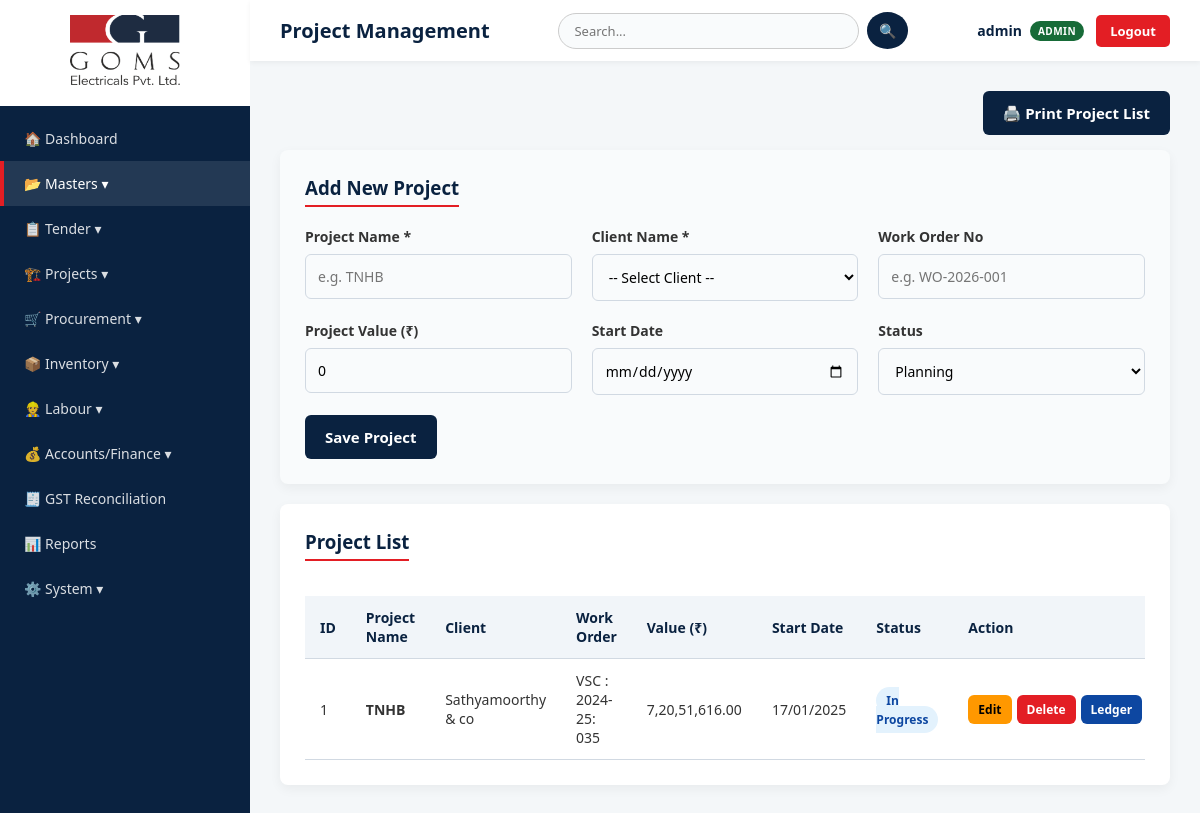
Screenshot of /projects (signed in) with the database file from the repository.
### tables this page shows
CREATE TABLE projects (id INTEGER PRIMARY KEY AUTOINCREMENT, project_name TEXT NOT NULL, client_name TEXT NOT NULL, work_order TEXT, project_value REAL DEFAULT 0, start_date TEXT, status TEXT DEFAULT 'Planning');

### app.py (the view, shortened to what this page needs)
@app.route("/projects", methods=["GET", "POST"])
def projects():
    if not session.get("username"): return redirect(url_for("login"))
    conn = get_db()
    pl = conn.execute("SELECT * FROM projects ORDER BY id DESC").fetchall()
    d = conn.execute("SELECT party_name FROM parties WHERE party_type='Debtor' ORDER BY party_name").fetchall()
    conn.close(); return render_template("projects.html", projects=pl, debtors=d)

### app.py (called while the page is built, shortened)
@app.after_request
def add_header(response):
    response.headers["Cache-Control"] = "no-cache, no-store, must-revalidate, public, max-age=0"
    response.headers["Pragma"] = "no-cache"
    response.headers["Expires"] = "0"
    return response

@app.template_filter('dateformat')
def dateformat(value, format='%d/%m/%Y'):
    if not value: return "-"
    try: return datetime.strptime(value, '%Y-%m-%d').strftime(format)
    except: return value

@app.template_filter('inr')
def format_inr(number):
    if number is None: return "0.00"
    try: number = float(number)
    except: return "0.00"
    is_negative = False
    if number < 0:
        is_negative = True
        number = abs(number)
    s = f"{number:.2f}"
    integer_part, decimal_part = s.split(".")
    if len(integer_part) > 3:
        last_three = integer_part[-3:]
        remaining = integer_part[:-3]
        groups = []
        while len(remaining) > 2:
            groups.insert(0, remaining[-2:])
            remaining = remaining[:-2]
        if remaining: groups.insert(0, remaining)
        formatted_integer = ",".join(groups) + "," + last_three
    else: formatted_integer = integer_part
    result = formatted_integer + "." + decimal_part
    if is_negative: result = "-" + result
    return result

def get_db():
    conn = sqlite3.connect(DATABASE, timeout=20)
    conn.row_factory = sqlite3.Row
    return conn

@app.before_request
def restrict_site_supervisor():
    if not session.get("username"): return

### templates/projects.html (shortened to what this page needs)
{% extends "base.html" %}
{% block page_title %}Project Management{% endblock %}
{% block content %}
<div class="no-print" style="text-align: right; margin-bottom: 15px;">
    <button onclick="window.print()" class="btn" style="background: #0a2240;">🖨️ Print Project List</button>
</div>
<div class="print-section">
    <div class="card no-print" style="margin-bottom: 20px; background: #f9fbfc;">
        <h3>Add New Project</h3>
        <form method="POST">
            <div class="grid-3">
                <div>
                    <label>Project Name *</label>
                    <input type="text" name="project_name" required placeholder="e.g. TNHB">
                </div>
                <div>
                    <label>Client Name *</label>
                    <select name="client_name" required>
                        <option value="">-- Select Client --</option>
                    </select>
                </div>
                <div>
                    <label>Work Order No</label>
                    <input type="text" name="work_order" placeholder="e.g. WO-2026-001">
                </div>
                <div>
                    <label>Project Value (₹)</label>
                    <input type="number" name="project_value" step="0.01" value="0">
                </div>
                <div>
                    <label>Start Date</label>
                    <input type="date" name="start_date">
                </div>
                <div>
                    <label>Status</label>
                    <select name="status">
                        <option value="Planning">Planning</option>
                    </select>
                </div>
            </div>
            <button type="submit" class="btn" style="margin-top: 20px;">Save Project</button>
        </form>
    </div>
    <div class="card">
        <h3>Project List</h3>
        <div class="table-wrap">
            <table>
                <thead>
                    <tr>
                        <th>ID</th>
                        <th>Project Name</th>
                        <th>Client</th>
                        <th>Work Order</th>
                        <th>Value (₹)</th>
                        <th>Start Date</th>
                        <th>Status</th>
                        <th class="no-print">Action</th>
                    </tr>
                </thead>
                <tbody>
                    {% for p in projects %}
                    <tr>
                        <td>{{ p['id'] }}</td>
                        <td><strong>{{ p['project_name'] }}</strong></td>
                        <td>{{ p['client_name'] }}</td>
                        <td>{{ p['work_order'] or '-' }}</td>
                        <td>{{ (p['project_value'] or 0) | inr }}</td>
                        <td>{{ p['start_date'] | dateformat }}</td>
                        <td>
                            <span style="padding: 5px 10px; border-radius: 20px; font-size: 12px; font-weight: bold;
                            background: {% if p['status'] == 'Completed' %}#e0f5e8{% elif p['status'] == 'In Progress' %}#e3f2fd{% elif p['status'] == 'On Hold' %}#fff3e0{% else %}#f1f5f9{% endif %};
                            color: {% if p['status'] == 'Completed' %}#176b38{% elif p['status'] == 'In Progress' %}#0d47a1{% elif p['status'] == 'On Hold' %}#e65100{% else %}#333{% endif %};">
                                {{ p['status'] }}
                            </span>
                        </td>
                        <td class="no-print">
                            <div style="display: flex; gap: 5px;">
                                <a href="{{ url_for('edit_project', id=p['id']) }}" class="btn" style="padding: 6px 10px; font-size: 12px; background: #ff9800; color: #000;">Edit</a>
                                <a href="{{ url_for('delete_project', id=p['id']) }}" class="btn" style="padding: 6px 10px; font-size: 12px; background: #e31e24;">Delete</a>
                                <a href="{{ url_for('project_pnl_detail', project_name=p['project_name']) }}" class="btn" style="padding: 6px 10px; font-size: 12px; background: #0d47a1;">Ledger</a>
                            </div>
                        </td>
                    </tr>
                    {% else %}
                    <tr><td colspan="8" style="text-align: center;">No projects found. Add one above.</td></tr>
                    {% endfor %}
                </tbody>
            </table>
        </div>
    </div>
</div>
{% endblock %}

### templates/base.html (style rules this page uses)
:root { --primary-blue: #0a2240; --accent-red: #e31e24; --bg-light: #f4f7f9; --text-dark: #333; --text-light: #666; --white: #ffffff; --border: #d1d9e2; }
* { box-sizing: border-box; margin: 0; padding: 0; font-family: 'Segoe UI', Tahoma, Geneva, Verdana, sans-serif; }
body { background-color: var(--bg-light); color: var(--text-dark); display: flex; min-height: 100vh; }
.card { background: var(--white); border-radius: 8px; padding: 25px; box-shadow: 0 4px 12px rgba(0,0,0,0.05); margin-bottom: 25px; }
.card h3 { margin-bottom: 20px; color: var(--primary-blue); border-bottom: 2px solid var(--accent-red); display: inline-block; padding-bottom: 5px; }
.grid-3 { display: grid; grid-template-columns: 1fr 1fr 1fr; gap: 20px; }
label { display: block; margin-bottom: 8px; font-weight: 600; font-size: 14px; color: var(--text-dark); }
input, select, textarea { width: 100%; padding: 12px; border: 1px solid var(--border); border-radius: 6px; font-size: 14px; background: #f9fbfc; transition: 0.3s; }
.btn { background: var(--primary-blue); color: var(--white); border: none; padding: 12px 20px; border-radius: 6px; cursor: pointer; font-size: 15px; font-weight: bold; transition: 0.3s; display: inline-block; text-decoration: none; }
.table-wrap { overflow-x: auto; }
table { width: 100%; border-collapse: collapse; margin-top: 15px; }
th, td { padding: 12px 15px; text-align: left; border-bottom: 1px solid var(--border); font-size: 14px; }
th { background: #f1f5f9; color: var(--primary-blue); font-weight: bold; }

### rows the page displays
projects: id "1", project_name "TNHB", client_name "Sathyamoorthy & co", work_order "VSC : 2024-25: 035", project_value "7,20,51,616.00", start_date "17/01/2025", status "In Progress"

### other values shown
{{ session['username'] }} "admin"
{{ user_role }} "ADMIN"
